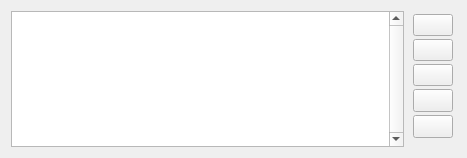
<?xml version="1.0" encoding="UTF-8"?>
<ui version="4.0">
 <class>WaypointsWidget</class>
 <widget class="QWidget" name="WaypointsWidget">
  <property name="geometry">
   <rect>
    <x>0</x>
    <y>0</y>
    <width>467</width>
    <height>158</height>
   </rect>
  </property>
  <property name="windowTitle">
   <string>Form</string>
  </property>
  <layout class="QHBoxLayout" name="horizontalLayout_2">
   <item>
    <widget class="QTableView" name="pointTable">
     <property name="verticalScrollBarPolicy">
      <enum>Qt::ScrollBarAlwaysOn</enum>
     </property>
     <property name="editTriggers">
      <set>QAbstractItemView::DoubleClicked</set>
     </property>
     <property name="showDropIndicator" stdset="0">
      <bool>false</bool>
     </property>
     <property name="dragDropOverwriteMode">
      <bool>false</bool>
     </property>
     <property name="selectionMode">
      <enum>QAbstractItemView::SingleSelection</enum>
     </property>
     <property name="wordWrap">
      <bool>false</bool>
     </property>
     <property name="cornerButtonEnabled">
      <bool>false</bool>
     </property>
    </widget>
   </item>
   <item>
    <widget class="QWidget" name="widget" native="true">
     <layout class="QVBoxLayout" name="verticalLayout">
      <property name="spacing">
       <number>3</number>
      </property>
      <property name="leftMargin">
       <number>3</number>
      </property>
      <property name="topMargin">
       <number>3</number>
      </property>
      <property name="rightMargin">
       <number>3</number>
      </property>
      <property name="bottomMargin">
       <number>3</number>
      </property>
      <item>
       <widget class="QPushButton" name="addButton">
        <property name="toolTip">
         <string>Add waypoint</string>
        </property>
        <property name="statusTip">
         <string/>
        </property>
        <property name="text">
         <string/>
        </property>
        <property name="icon">
         <iconset resource="../resources.qrc">
          <normaloff>:/:/plugins/PathPlanner_3/icons/add.png</normaloff>:/:/plugins/PathPlanner_3/icons/add.png</iconset>
        </property>
        <property name="checkable">
         <bool>true</bool>
        </property>
       </widget>
      </item>
      <item>
       <widget class="QPushButton" name="moveButton">
        <property name="toolTip">
         <string>Move selected waypoint</string>
        </property>
        <property name="text">
         <string/>
        </property>
        <property name="icon">
         <iconset resource="../resources.qrc">
          <normaloff>:/:/plugins/PathPlanner_3/icons/move_blue.png</normaloff>:/:/plugins/PathPlanner_3/icons/move_blue.png</iconset>
        </property>
        <property name="checkable">
         <bool>true</bool>
        </property>
       </widget>
      </item>
      <item>
       <widget class="QPushButton" name="deleteButton">
        <property name="toolTip">
         <string>Delete selected waypoint</string>
        </property>
        <property name="text">
         <string/>
        </property>
        <property name="icon">
         <iconset resource="../resources.qrc">
          <normaloff>:/:/plugins/PathPlanner_3/icons/remove.png</normaloff>:/:/plugins/PathPlanner_3/icons/remove.png</iconset>
        </property>
        <property name="checkable">
         <bool>false</bool>
        </property>
       </widget>
      </item>
      <item>
       <spacer name="verticalSpacer_2">
        <property name="orientation">
         <enum>Qt::Vertical</enum>
        </property>
        <property name="sizeType">
         <enum>QSizePolicy::Maximum</enum>
        </property>
        <property name="sizeHint" stdset="0">
         <size>
          <width>20</width>
          <height>20</height>
         </size>
        </property>
       </spacer>
      </item>
      <item>
       <widget class="QToolButton" name="buttonPointUp">
        <property name="sizePolicy">
         <sizepolicy hsizetype="Minimum" vsizetype="Fixed">
          <horstretch>0</horstretch>
          <verstretch>0</verstretch>
         </sizepolicy>
        </property>
        <property name="toolTip">
         <string>Move selected waypoint up</string>
        </property>
        <property name="text">
         <string/>
        </property>
        <property name="icon">
         <iconset resource="../resources.qrc">
          <normaloff>:/:/plugins/PathPlanner_3/icons/arrowUp.png</normaloff>:/:/plugins/PathPlanner_3/icons/arrowUp.png</iconset>
        </property>
       </widget>
      </item>
      <item>
       <widget class="QToolButton" name="buttonPointDown">
        <property name="sizePolicy">
         <sizepolicy hsizetype="Minimum" vsizetype="Fixed">
          <horstretch>0</horstretch>
          <verstretch>0</verstretch>
         </sizepolicy>
        </property>
        <property name="toolTip">
         <string>Move selected waypoint down</string>
        </property>
        <property name="text">
         <string/>
        </property>
        <property name="icon">
         <iconset resource="../resources.qrc">
          <normaloff>:/:/plugins/PathPlanner_3/icons/arrowDown.png</normaloff>:/:/plugins/PathPlanner_3/icons/arrowDown.png</iconset>
        </property>
       </widget>
      </item>
      <item>
       <spacer name="verticalSpacer">
        <property name="orientation">
         <enum>Qt::Vertical</enum>
        </property>
        <property name="sizeHint" stdset="0">
         <size>
          <width>20</width>
          <height>40</height>
         </size>
        </property>
       </spacer>
      </item>
     </layout>
    </widget>
   </item>
  </layout>
 </widget>
 <resources>
  <include location="../resources.qrc"/>
 </resources>
 <connections/>
</ui>
